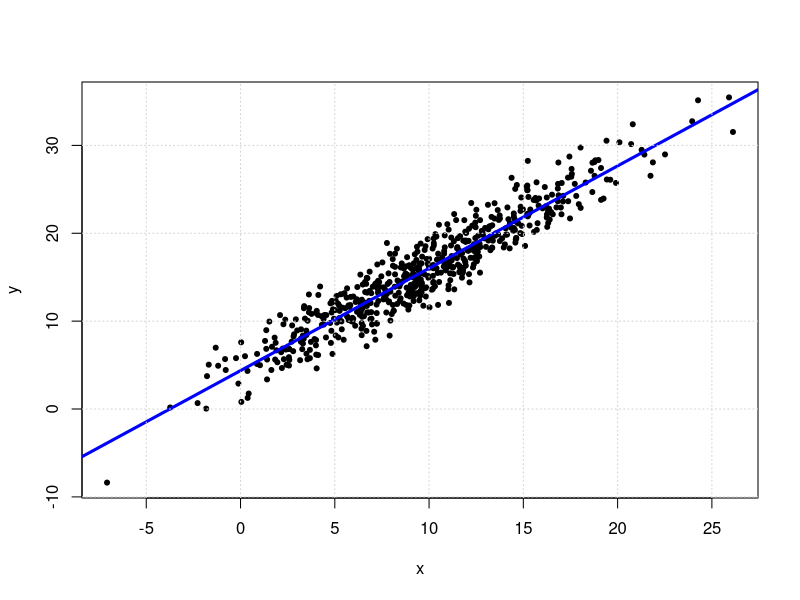
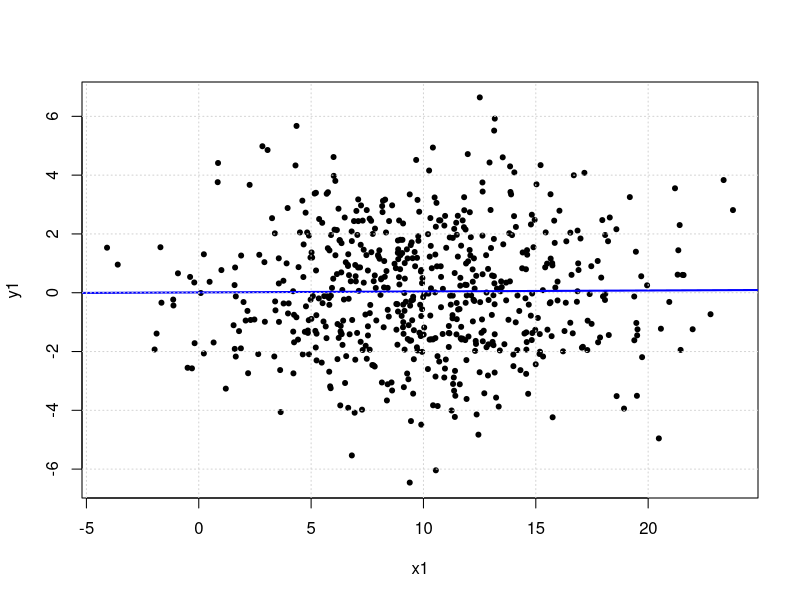

Generate these figures, in order, with R:
## ---- chunk 1
x=rnorm(600, mean=10, sd=5)
y=4+1.2*x+rnorm(600, mean=0, sd=2)
plot(x,y,pch=20)
abline(lm(y ~ x), col="blue", lwd=3)
grid()
## ---- chunk 2
x1=rnorm(600, mean=10, sd=5)
y1=rnorm(600, mean=0, sd=2)
plot(x1,y1, pch=20)
abline(lm(y1 ~ x1), col="blue", lwd=2)
grid()
## ---- chunk 3
fit=lm(y~x)
fit2=lm(y1~x1)
summary(fit)
summary(fit2)
